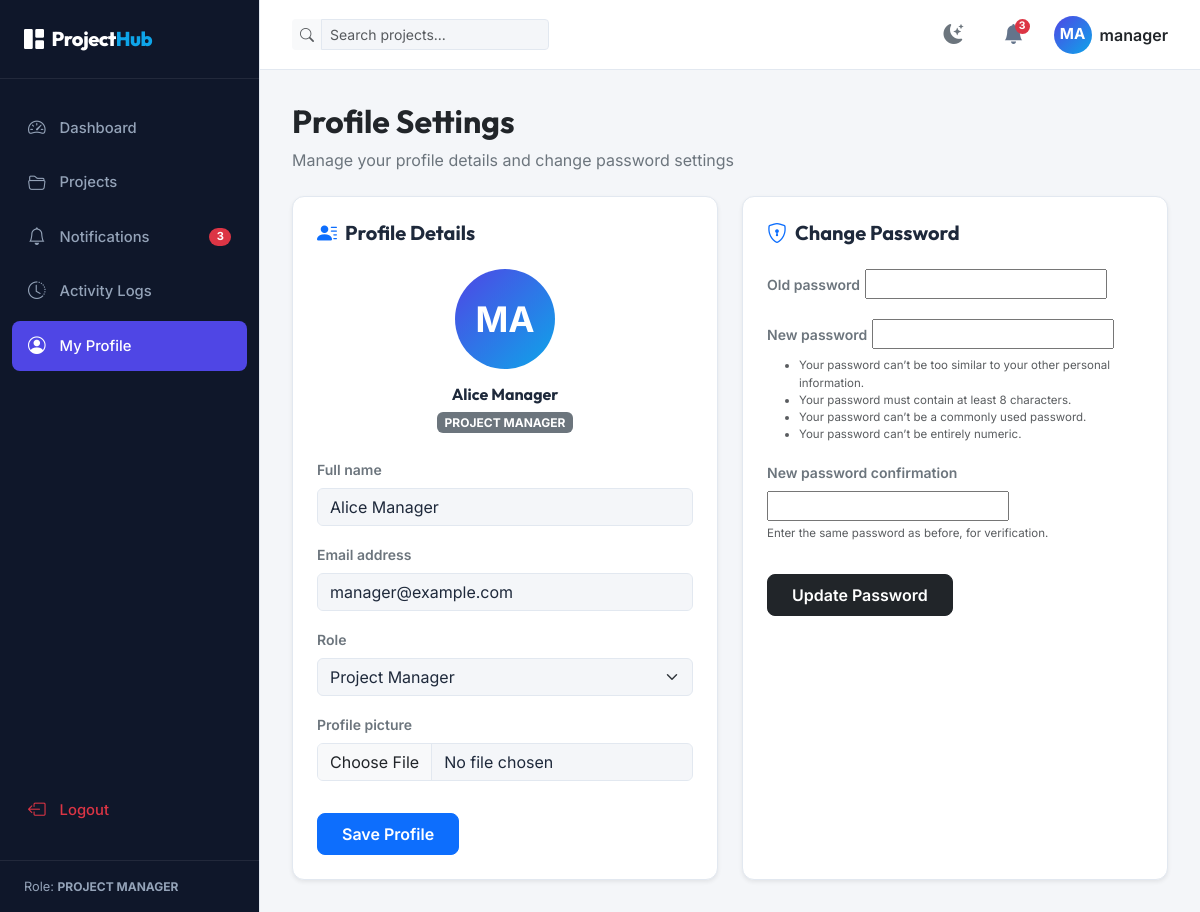
Screenshot of /profile/ (signed in) with the database file from the repository.
### management_app/models.py (models this page shows, shortened)
class CustomUser(AbstractUser):
    ROLE_CHOICES = (
        ('ADMIN', 'Admin'),
        ('PROJECT_MANAGER', 'Project Manager'),
        ('TEAM_MEMBER', 'Team Member'),
    )
    role = models.CharField(max_length=20, choices=ROLE_CHOICES, default='TEAM_MEMBER')
    full_name = models.CharField(max_length=255, blank=True)
    profile_picture = models.ImageField(upload_to='profile_pics/', blank=True, null=True)

### management_app/views.py (the view)
# urls.py: path('profile/', views.profile_view, name='profile'),
@login_required
def profile_view(request):
    if request.method == 'POST':
        profile_form = UserProfileForm(request.POST, request.FILES, instance=request.user)
        password_form = PasswordChangeForm(request.user, request.POST)
        if 'update_profile' in request.POST:
            if profile_form.is_valid():
                profile_form.save()
                log_activity(request.user, "Updated profile information.")
                messages.success(request, "Profile updated successfully.")
                return redirect('profile')
            else:
                messages.error(request, "Error updating profile.")
        elif 'change_password' in request.POST:
            if password_form.is_valid():
                user = password_form.save()
                update_session_auth_hash(request, user)
                log_activity(request.user, "Changed password.")
                messages.success(request, "Password updated successfully.")
                return redirect('profile')
            else:
                messages.error(request, "Error changing password. Check details.")
    else:
        profile_form = UserProfileForm(instance=request.user)
        password_form = PasswordChangeForm(request.user)
    return render(request, 'profile.html', {
        'profile_form': profile_form,
        'password_form': password_form
    })

### management_app/forms.py
class UserProfileForm(forms.ModelForm):
    class Meta:
        model = CustomUser
        fields = ('full_name', 'email', 'role', 'profile_picture')
    def __init__(self, *args, **kwargs):
        super().__init__(*args, **kwargs)
        for field_name, field in self.fields.items():
            field.widget.attrs['class'] = 'form-control'
            if field_name == 'role':
                field.widget.attrs['class'] = 'form-select'

### templates/profile.html (shortened to what this page needs)
{% extends 'base.html' %}
{% block content %}
<div class="container-fluid px-0">
    <div class="row">
        <div class="col-12 mb-4">
            <h2 class="fw-bold text-dark">Profile Settings</h2>
            <p class="text-secondary mb-0">Manage your profile details and change password settings</p>
        </div>
    </div>
    <div class="row g-4">
        <div class="col-lg-6">
            <div class="card h-100 shadow-sm border-0" style="border-radius: 12px;">
                <div class="card-body p-4">
                    <h5 class="fw-bold mb-4"><i class="bi bi-person-lines-fill me-2 text-primary"></i>Profile Details</h5>
                    <div class="text-center mb-4">
                        {% if user.profile_picture %}
                        <img src="{{ user.profile_picture.url }}" alt="Avatar" class="rounded-circle border mb-3" style="width: 100px; height: 100px; object-fit: cover;">
                        {% else %}
                        <div class="user-avatar-initials mx-auto mb-3" style="width: 100px; height: 100px; font-size: 2.2rem;">
                            {{ user.username|slice:":2"|upper }}
                        </div>
                        {% endif %}
                        <h6 class="fw-bold mb-1">{{ user.full_name|default:user.username }}</h6>
                        <span class="badge bg-secondary text-uppercase">{{ user.get_role_display }}</span>
                    </div>
                    <form method="POST" enctype="multipart/form-data" action="{% url 'profile' %}" novalidate>
                        {% for field in profile_form %}
                        <div class="mb-3">
                            <label for="{{ field.id_for_label }}" class="form-label small fw-semibold text-secondary">{{ field.label }}</label>
                            {{ field }}
                        </div>
                        {% endfor %}
                        <button type="submit" name="update_profile" class="btn btn-primary mt-3 px-4 py-2" style="border-radius: 8px; font-weight: 600;">Save Profile</button>
                    </form>
                </div>
            </div>
        </div>
        <div class="col-lg-6">
            <div class="card h-100 shadow-sm border-0" style="border-radius: 12px;">
                <div class="card-body p-4">
                    <h5 class="fw-bold mb-4"><i class="bi bi-shield-lock me-2 text-primary"></i>Change Password</h5>
                    <form method="POST" action="{% url 'profile' %}" novalidate>
                        {% for field in password_form %}
                        <div class="mb-3">
                            <label for="{{ field.id_for_label }}" class="form-label small fw-semibold text-secondary">{{ field.label }}</label>
                            {{ field }}
                            {% if field.help_text %}
                            <div class="form-text" style="font-size: 0.72rem;">{{ field.help_text }}</div>
                            {% endif %}
                        </div>
                        {% endfor %}
                        <button type="submit" name="change_password" class="btn btn-dark mt-3 px-4 py-2" style="border-radius: 8px; font-weight: 600;">Update Password</button>
                    </form>
                </div>
            </div>
        </div>
    </div>
</div>
{% endblock %}

### templates/base.html (shortened to what this page needs)
{% load static %}
<!DOCTYPE html>
<html lang="en">
<head>
    <link href="https://cdn.jsdelivr.net/npm/bootstrap@5.3.0/dist/css/bootstrap.min.css" rel="stylesheet">
    <link rel="stylesheet" href="https://cdn.jsdelivr.net/npm/bootstrap-icons@1.10.5/font/bootstrap-icons.css">
    <link rel="stylesheet" href="{% static 'css/style.css' %}">
</head>
<body>
    <div class="app-wrapper">
        {% if user.is_authenticated %}
        <aside class="app-sidebar">
            <div class="sidebar-header">
                <div class="sidebar-logo">
                    <i class="bi bi-grid-1x2-fill me-2"></i>Project<span>Hub</span>
                </div>
            </div>
            <ul class="sidebar-menu">
                <li>
                    <a href="{% url 'dashboard' %}"
                        class="menu-item-link {% if request.resolver_match.url_name == 'dashboard' or request.resolver_match.url_name == 'dashboard_alias' %}active{% endif %}">
                        <i class="bi bi-speedometer2"></i>
                        <span>Dashboard</span>
                    </a>
                </li>
                <li>
                    <a href="{% url 'projects' %}"
                        class="menu-item-link {% if request.resolver_match.url_name == 'projects' or 'project' in request.resolver_match.url_name %}active{% endif %}">
                        <i class="bi bi-folder2-open"></i>
                        <span>Projects</span>
                    </a>
                </li>
                <li>
                    <a href="{% url 'notifications' %}"
                        class="menu-item-link {% if request.resolver_match.url_name == 'notifications' %}active{% endif %}">
                        <i class="bi bi-bell"></i>
                        <span>Notifications</span>
                        <span class="badge bg-danger rounded-pill ms-auto notification-badge"
                            style="display:none;"></span>
                    </a>
                </li>
                <li>
                    <a href="{% url 'activity_logs' %}"
                        class="menu-item-link {% if request.resolver_match.url_name == 'activity_logs' %}active{% endif %}">
                        <i class="bi bi-clock-history"></i>
                        <span>Activity Logs</span>
                    </a>
                </li>
                <li>
                    <a href="{% url 'profile' %}"
                        class="menu-item-link {% if request.resolver_match.url_name == 'profile' %}active{% endif %}">
                        <i class="bi bi-person-circle"></i>
                        <span>My Profile</span>
                    </a>
                </li>
                <li class="mt-auto">
                    <a href="{% url 'logout' %}" class="menu-item-link text-danger">
                        <i class="bi bi-box-arrow-left"></i>
                        <span>Logout</span>
                    </a>
                </li>
            </ul>
            <div class="sidebar-footer">
                <span>Role: <strong class="text-uppercase" style="font-size: 0.75rem;">{{ user.get_role_display }}</strong></span>
            </div>
        </aside>
        {% endif %}
        <main class="app-content">
            {% if user.is_authenticated %}
            <nav class="app-navbar">
                <div class="d-flex align-items-center gap-3">
                    <form class="navbar-search" method="GET" action="{% url 'projects' %}">
                        <div class="input-group input-group-sm">
                            <span class="input-group-text bg-light border-0"><i
                                    class="bi bi-search text-muted"></i></span>
                            <input type="text" name="search" class="form-control bg-light border-0"
                                placeholder="Search projects..." value="{{ search_query|default:'' }}">
                        </div>
                    </form>
                </div>
                <div class="navbar-actions">
                    <button class="navbar-icon-btn" id="theme-toggle-btn" title="Toggle Theme">
                        <i class="bi bi-moon-stars-fill text-secondary"></i>
                    </button>
                    <div class="dropdown">
                        <button class="navbar-icon-btn" id="notificationsDropdown" data-bs-toggle="dropdown"
                            aria-expanded="false">
                            <i class="bi bi-bell-fill"></i>
                            <span class="badge bg-danger rounded-pill badge-pill notification-badge"
                                style="display:none;"></span>
                        </button>
                    </div>
                    <div class="dropdown">
                        <button class="btn btn-link p-0 border-0 d-flex align-items-center gap-2 text-decoration-none"
                            id="userProfileDropdown" data-bs-toggle="dropdown" aria-expanded="false">
                            {% if user.profile_picture %}
                            <img src="{{ user.profile_picture.url }}" alt="Profile" class="rounded-circle border"
                                style="width: 38px; height: 38px; object-fit: cover;">
                            {% else %}
                            <div class="user-avatar-initials">
                                {{ user.username|slice:":2"|upper }}
                            </div>
                            {% endif %}
                            <span class="d-none d-md-inline fw-semibold text-dark">{{ user.username }}</span>
                        </button>
                    </div>
                </div>
            </nav>
            {% endif %}
            <div class="page-container">
                {% block content %}{% endblock %}
            </div>
        </main>
    </div>
</body>
</html>

### static/css/style.css (style rules this page uses)
:root { --font-heading: 'Outfit', sans-serif; --font-body: 'Inter', sans-serif; --bg-app: #f4f6f9; --bg-card: #ffffff; --bg-sidebar: #0f172a; --bg-sidebar-hover: #1e293b; --text-main: #1e293b; --text-muted: #64748b; --text-sidebar: #f8fafc; --text-sidebar-muted: #94a3b8; --border-color: #e2e8f0; --primary-color: #4f46e5; --primary-hover: #4338ca; --accent-color: #0ea5e9; --kanban-bg: #e2e8f0; --priority-low: #10b981; --priority-medium: #f59e0b; --priority-high: #ef4444; --transition-speed: 0.3s; --glass-bg: rgba(255, 255, 255, 0.85); --glass-border: rgba(255, 255, 255, 0.3); }
body { font-family: var(--font-body); background-color: var(--bg-app); color: var(--text-main); transition: background-color var(--transition-speed), color var(--transition-speed); overflow-x: hidden; }
h1, h2, h3, h4, h5, h6 { font-family: var(--font-heading); font-weight: 600; }
.app-wrapper { display: flex; min-height: 100vh; width: 100vw; }
.app-sidebar { width: 260px; background-color: var(--bg-sidebar); color: var(--text-sidebar); display: flex; flex-direction: column; transition: width var(--transition-speed); z-index: 1000; flex-shrink: 0; border-right: 1px solid var(--border-color); }
.sidebar-header { padding: 1.5rem; display: flex; align-items: center; gap: 0.75rem; border-bottom: 1px solid rgba(255, 255, 255, 0.08); }
.sidebar-logo { font-family: var(--font-heading); font-size: 1.25rem; font-weight: 800; letter-spacing: -0.025em; color: #fff; text-decoration: none; }
.sidebar-logo span { color: var(--accent-color); }
.sidebar-menu { list-style: none; padding: 1.5rem 0.75rem; margin: 0; display: flex; flex-direction: column; gap: 0.25rem; flex-grow: 1; }
.menu-item-link { display: flex; align-items: center; gap: 0.875rem; padding: 0.75rem 1rem; color: var(--text-sidebar-muted); text-decoration: none; border-radius: 0.5rem; font-size: 0.925rem; font-weight: 500; transition: all 0.2s; }
.menu-item-link.active { background-color: var(--primary-color); color: #fff; }
.menu-item-link i { font-size: 1.1rem; }
.sidebar-footer { padding: 1rem 1.5rem; border-top: 1px solid rgba(255, 255, 255, 0.08); font-size: 0.8rem; color: var(--text-sidebar-muted); display: flex; align-items: center; justify-content: space-between; }
.app-content { flex-grow: 1; display: flex; flex-direction: column; min-width: 0; }
.app-navbar { height: 70px; background-color: var(--bg-card); border-bottom: 1px solid var(--border-color); display: flex; align-items: center; justify-content: space-between; padding: 0 2rem; z-index: 999; }
.navbar-search { max-width: 320px; width: 100%; }
.navbar-actions { display: flex; align-items: center; gap: 1.25rem; }
.navbar-icon-btn { background: none; border: none; color: var(--text-muted); font-size: 1.25rem; cursor: pointer; position: relative; width: 40px; height: 40px; border-radius: 50%; display: flex; align-items: center; justify-content: center; transition: all 0.2s; }
.navbar-icon-btn .badge-pill { position: absolute; top: 4px; right: 4px; padding: 0.25em 0.4em; font-size: 0.65rem; }
.user-avatar-initials { width: 38px; height: 38px; border-radius: 50%; background: linear-gradient(135deg, var(--primary-color), var(--accent-color)); color: white; display: flex; align-items: center; justify-content: center; font-weight: 700; font-size: 0.95rem; }
.page-container { padding: 2rem; flex-grow: 1; overflow-y: auto; }
.card { background-color: var(--bg-card) !important; border: 1px solid var(--border-color) !important; color: var(--text-main) !important; }
.form-control, .form-select { background-color: var(--bg-app) !important; border: 1px solid var(--border-color) !important; color: var(--text-main) !important; }

### rows the page displays
CustomUser: role "PROJECT MANAGER", username "MA", username "manager", full_name "Alice Manager", profile_form "Alice Manager" "manager@example.com" "Project Manager"

### other values shown
{{ field.label }} "Full name" "Email address" "Role" "Profile picture"
{{ field.label }} "Old password" "New password" "New password confirmation"
{{ field.help_text }} "Enter the same password as before, for verification."
